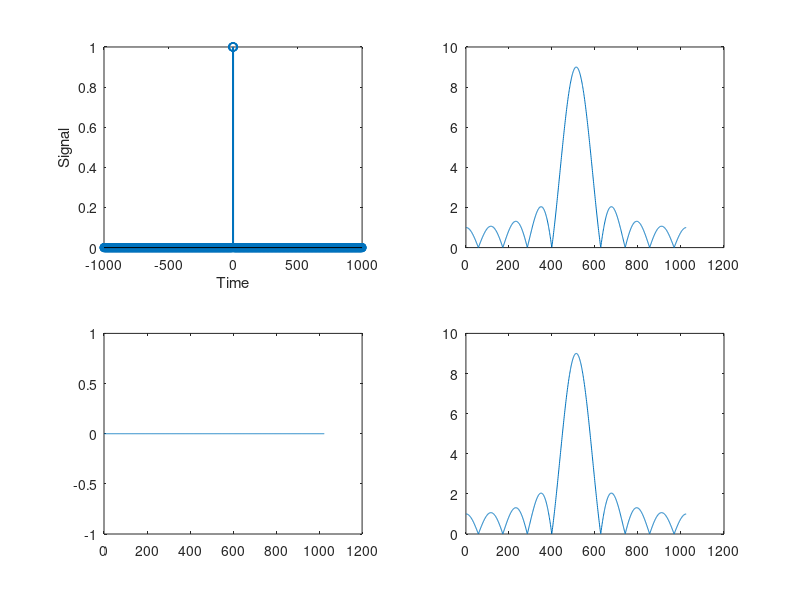

The MATLAB script that drew this image:
t=-1000:1:1000;
x1=[zeros(1,996),1,1,1,1,1,1,1,1,1,zeros(1,996)];
w=-2*pi:2*pi;
X = abs(fftshift(fft(x1,1024)));
W=unwrap(fftshift(w)-2*pi);
subplot(2,2,1)
stem(t,x1)
xlabel("Time")
ylabel("Signal")
subplot(2,2,2);
plot(real(X));
subplot(2,2,3);
plot(imag(X));
subplot(2,2,4);
plot(abs(X));